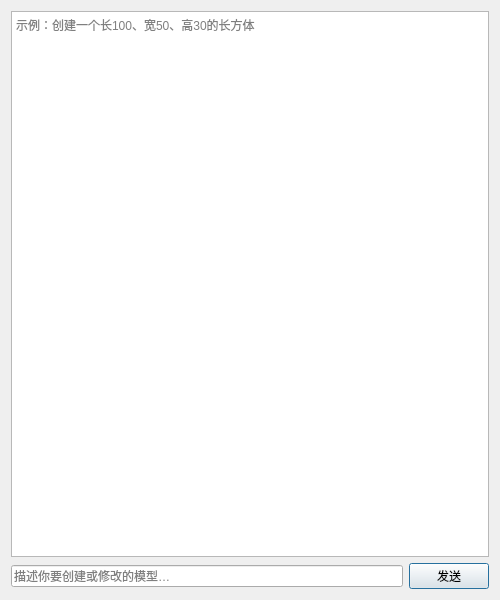
<?xml version="1.0" encoding="UTF-8"?>
<ui version="4.0">
 <class>AssistantDialog</class>
 <widget class="QDialog" name="AssistantDialog">
  <property name="geometry">
   <rect>
    <x>0</x>
    <y>0</y>
    <width>500</width>
    <height>600</height>
   </rect>
  </property>
  <property name="windowTitle">
   <string>AI 建模助手</string>
  </property>
  <layout class="QVBoxLayout" name="verticalLayout_2">
   <item>
    <layout class="QVBoxLayout" name="verticalLayout">
     <item>
      <widget class="QPlainTextEdit" name="assistantHistory">
       <property name="readOnly">
        <bool>true</bool>
       </property>
       <property name="placeholderText">
        <string>示例：创建一个长100、宽50、高30的长方体</string>
       </property>
      </widget>
     </item>
     <item>
      <layout class="QHBoxLayout" name="horizontalLayout">
       <item>
        <widget class="QLineEdit" name="assistantInput">
         <property name="placeholderText">
          <string>描述你要创建或修改的模型…</string>
         </property>
        </widget>
       </item>
       <item>
        <widget class="QPushButton" name="assistantSendButton">
         <property name="text">
          <string>发送</string>
         </property>
        </widget>
       </item>
      </layout>
     </item>
    </layout>
   </item>
  </layout>
 </widget>
 <resources/>
 <connections/>
</ui>
